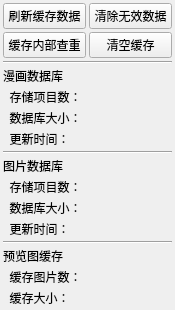
<?xml version="1.0" encoding="UTF-8"?>
<ui version="4.0">
 <class>Form</class>
 <widget class="QWidget" name="Form">
  <property name="geometry">
   <rect>
    <x>0</x>
    <y>0</y>
    <width>175</width>
    <height>281</height>
   </rect>
  </property>
  <property name="windowTitle">
   <string>Form</string>
  </property>
  <layout class="QVBoxLayout" name="verticalLayout_3">
   <property name="spacing">
    <number>3</number>
   </property>
   <property name="leftMargin">
    <number>3</number>
   </property>
   <property name="topMargin">
    <number>3</number>
   </property>
   <property name="rightMargin">
    <number>3</number>
   </property>
   <property name="bottomMargin">
    <number>3</number>
   </property>
   <item>
    <layout class="QHBoxLayout" name="horizontalLayout">
     <property name="spacing">
      <number>3</number>
     </property>
     <item>
      <layout class="QVBoxLayout" name="verticalLayout">
       <property name="spacing">
        <number>3</number>
       </property>
       <item>
        <widget class="QPushButton" name="pushButton_refresh">
         <property name="text">
          <string>刷新缓存数据</string>
         </property>
        </widget>
       </item>
       <item>
        <widget class="QPushButton" name="pushButton_cache_match">
         <property name="text">
          <string>缓存内部查重</string>
         </property>
        </widget>
       </item>
      </layout>
     </item>
     <item>
      <layout class="QVBoxLayout" name="verticalLayout_2">
       <property name="spacing">
        <number>3</number>
       </property>
       <item>
        <widget class="QPushButton" name="pushButton_delete_useless">
         <property name="text">
          <string>清除无效数据</string>
         </property>
        </widget>
       </item>
       <item>
        <widget class="QPushButton" name="pushButton_clear">
         <property name="text">
          <string>清空缓存</string>
         </property>
        </widget>
       </item>
      </layout>
     </item>
    </layout>
   </item>
   <item>
    <widget class="Line" name="line_3">
     <property name="orientation">
      <enum>Qt::Orientation::Horizontal</enum>
     </property>
    </widget>
   </item>
   <item>
    <layout class="QFormLayout" name="formLayout">
     <property name="horizontalSpacing">
      <number>3</number>
     </property>
     <property name="verticalSpacing">
      <number>3</number>
     </property>
     <item row="1" column="0">
      <widget class="QLabel" name="label_5">
       <property name="text">
        <string>  存储项目数：</string>
       </property>
      </widget>
     </item>
     <item row="1" column="1">
      <widget class="QLabel" name="label_comic_count">
       <property name="text">
        <string/>
       </property>
      </widget>
     </item>
     <item row="2" column="0">
      <widget class="QLabel" name="label_4">
       <property name="text">
        <string>  数据库大小：</string>
       </property>
      </widget>
     </item>
     <item row="2" column="1">
      <widget class="QLabel" name="label_comic_size">
       <property name="text">
        <string/>
       </property>
      </widget>
     </item>
     <item row="3" column="0">
      <widget class="QLabel" name="label_3">
       <property name="text">
        <string>  更新时间：</string>
       </property>
      </widget>
     </item>
     <item row="3" column="1">
      <widget class="QLabel" name="label_comic_update">
       <property name="text">
        <string/>
       </property>
      </widget>
     </item>
     <item row="0" column="0">
      <widget class="QLabel" name="label_2">
       <property name="text">
        <string>漫画数据库</string>
       </property>
      </widget>
     </item>
    </layout>
   </item>
   <item>
    <widget class="Line" name="line_2">
     <property name="orientation">
      <enum>Qt::Orientation::Horizontal</enum>
     </property>
    </widget>
   </item>
   <item>
    <layout class="QFormLayout" name="formLayout_2">
     <property name="verticalSpacing">
      <number>3</number>
     </property>
     <item row="0" column="0">
      <widget class="QLabel" name="label_20">
       <property name="text">
        <string>图片数据库</string>
       </property>
      </widget>
     </item>
     <item row="1" column="0">
      <widget class="QLabel" name="label_6">
       <property name="text">
        <string>  存储项目数：</string>
       </property>
      </widget>
     </item>
     <item row="1" column="1">
      <widget class="QLabel" name="label_image_count">
       <property name="text">
        <string/>
       </property>
      </widget>
     </item>
     <item row="2" column="0">
      <widget class="QLabel" name="label_7">
       <property name="text">
        <string>  数据库大小：</string>
       </property>
      </widget>
     </item>
     <item row="2" column="1">
      <widget class="QLabel" name="label_image_size">
       <property name="text">
        <string/>
       </property>
      </widget>
     </item>
     <item row="3" column="0">
      <widget class="QLabel" name="label_8">
       <property name="text">
        <string>  更新时间：</string>
       </property>
      </widget>
     </item>
     <item row="3" column="1">
      <widget class="QLabel" name="label_image_update">
       <property name="text">
        <string/>
       </property>
      </widget>
     </item>
    </layout>
   </item>
   <item>
    <widget class="Line" name="line">
     <property name="orientation">
      <enum>Qt::Orientation::Horizontal</enum>
     </property>
    </widget>
   </item>
   <item>
    <layout class="QFormLayout" name="formLayout_3">
     <property name="horizontalSpacing">
      <number>3</number>
     </property>
     <property name="verticalSpacing">
      <number>3</number>
     </property>
     <item row="1" column="0">
      <widget class="QLabel" name="label_11">
       <property name="text">
        <string>  缓存图片数：</string>
       </property>
      </widget>
     </item>
     <item row="1" column="1">
      <widget class="QLabel" name="label_preview_count">
       <property name="text">
        <string/>
       </property>
      </widget>
     </item>
     <item row="2" column="0">
      <widget class="QLabel" name="label_10">
       <property name="text">
        <string>  缓存大小：</string>
       </property>
      </widget>
     </item>
     <item row="2" column="1">
      <widget class="QLabel" name="label_preview_size">
       <property name="text">
        <string/>
       </property>
      </widget>
     </item>
     <item row="0" column="0">
      <widget class="QLabel" name="label_9">
       <property name="text">
        <string>预览图缓存</string>
       </property>
      </widget>
     </item>
    </layout>
   </item>
  </layout>
 </widget>
 <resources/>
 <connections/>
</ui>
